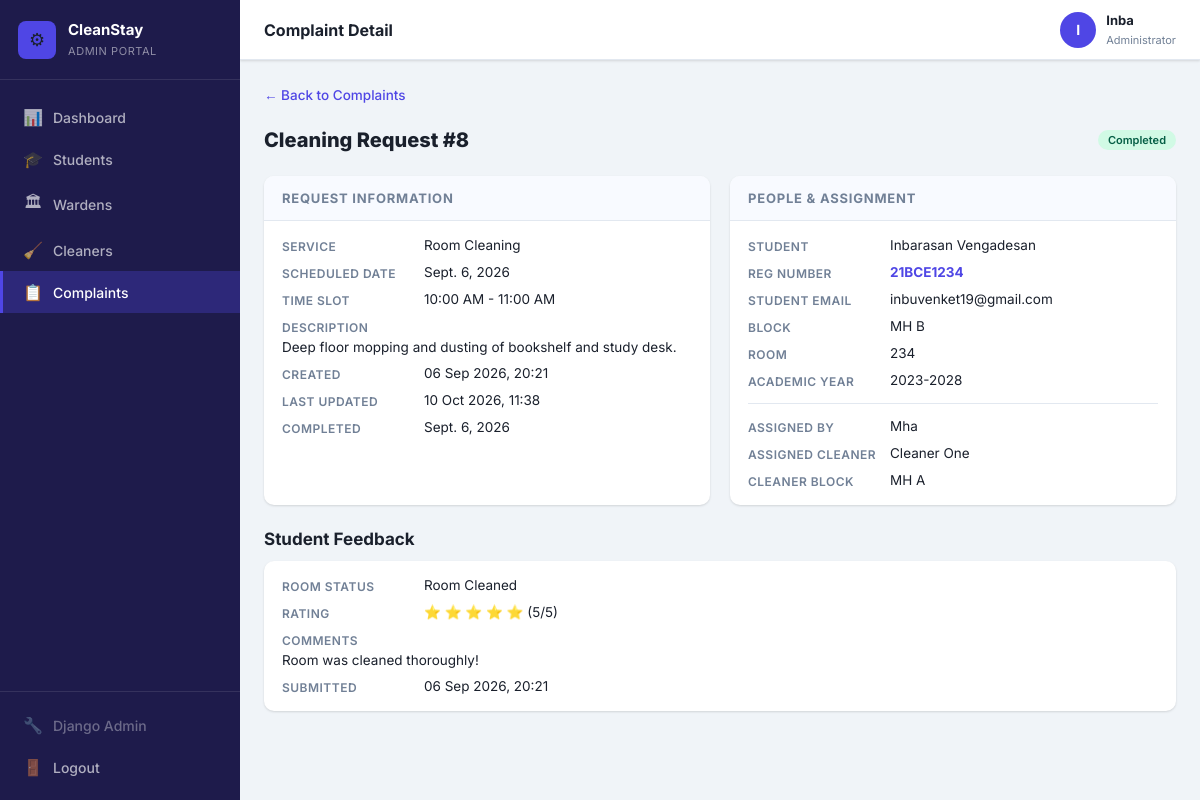
The app's page /portal/complaints/8/ (signed in) with its own data.
### accounts/models.py (models this page shows, shortened)
class User(AbstractUser):
    username = None
    ROLE_CHOICES = [
        ("student", "Student"),
        ("warden", "Warden"),
        ("cleaner", "Cleaner"),
        ("admin", "Admin"),
    ]
    name = models.CharField(
        max_length=100
    )
    email = models.EmailField(
        unique=True,
        blank=True,
        null=True
    )
    phone = models.CharField(
        max_length=10,
        unique=True,
        blank=True,
        null=True
    )
    role = models.CharField(
        max_length=20,
        choices=ROLE_CHOICES
    )
    USERNAME_FIELD = "email"
    REQUIRED_FIELDS = ["name"]
    objects = UserManager()

### cleaning/models.py (models this page shows, shortened)
class CleaningRequest(models.Model):
    TIME_SLOT_CHOICES = [
        ("09:00-10:00", "9:00 AM - 10:00 AM"),
        ("10:00-11:00", "10:00 AM - 11:00 AM"),
        ("14:00-15:00", "2:00 PM - 3:00 PM"),
        ("16:00-17:00", "4:00 PM - 5:00 PM"),
        ("18:00-19:00", "6:00 PM - 7:00 PM"),
    ]
    CLEANING_TYPE_CHOICES = [
        ("room_cleaning", "Room Cleaning"),
        ("sweeping", "Sweeping"),
        ("mopping", "Mopping"),
        ("dusting", "Dusting"),
        ("full", "Full Room Cleaning"),
    ]
    STATUS_CHOICES = [
        ("pending", "Pending"),
        ("approved", "Approved"),
        ("assigned", "Assigned"),
        ("scheduled", "Scheduled"),
        ("in_progress", "In Progress"),
        ("completed", "Completed"),
        ("confirmed", "Confirmed by Student"),
        ("not_cleaned", "Not Cleaned"),
        ("cancelled", "Cancelled"),
        ("rejected", "Rejected"),
    ]
    student = models.ForeignKey(
        StudentProfile,
        on_delete=models.CASCADE,
        related_name="cleaning_requests",
    )
    room = models.ForeignKey(
        "students.Room",
        on_delete=models.PROTECT,
        related_name="cleaning_requests",
        null=True,
        blank=True,
    )
    hostel_allocation = models.ForeignKey(
        HostelAllocation,
        on_delete=models.PROTECT,
        related_name="cleaning_requests",
    )
    cleaning_date = models.DateField()
    time_slot = models.CharField(
        max_length=20,
        choices=TIME_SLOT_CHOICES,
    )
    cleaning_type = models.CharField(
        max_length=20,
        choices=CLEANING_TYPE_CHOICES,
        default="room_cleaning",
    )
    description = models.TextField(
        blank=True,
        help_text="Description of what needs to be cleaned in the room.",
    )
    remarks = models.TextField(
        blank=True,
        help_text="Any special instructions for the cleaner (optional).",
    )
    warden_notes = models.TextField(
        blank=True,
        help_text="Internal notes added by the warden.",
    )
    status = models.CharField(
        max_length=20,
        choices=STATUS_CHOICES,
        default="pending",
    )
    assigned_cleaner = models.ForeignKey(
        CleanerProfile,
        on_delete=models.SET_NULL,
        null=True,
        blank=True,
        related_name="assigned_requests",
    )
    assigned_by = models.ForeignKey(
        WardenProfile,
        on_delete=models.SET_NULL,
        null=True,
        blank=True,
        related_name="assigned_requests",
    )
    completion_date = models.DateField(
        null=True,
        blank=True,
    )
    created_at = models.DateTimeField(auto_now_add=True)
    updated_at = models.DateTimeField(auto_now=True)
    class Meta:
        ordering = ["-created_at"]
        constraints = [
            models.UniqueConstraint(
                fields=["room"],
                condition=models.Q(status__in=ACTIVE_STATUSES),
                name="unique_active_cleaning_request_per_room",
            )
        ]
    @property
    def get_description(self):
        return self.description.strip() if self.description else (self.remarks.strip() if self.remarks else "Room cleaning requested")

class Feedback(models.Model):
    ROOM_STATUS_CHOICES = [
        ("cleaned", "Room Cleaned"),
        ("not_cleaned", "Room Not Cleaned"),
    ]
    cleaning_request = models.OneToOneField(
        CleaningRequest,
        on_delete=models.CASCADE,
        related_name="feedback",
    )
    room_status = models.CharField(
        max_length=20,
        choices=ROOM_STATUS_CHOICES,
    )
    rating = models.PositiveSmallIntegerField(
        null=True,
        blank=True,
    )
    comments = models.TextField(blank=True)
    created_at = models.DateTimeField(auto_now_add=True)

### students/models.py (models this page shows, shortened)
class StudentProfile(models.Model):
    user = models.OneToOneField(
        settings.AUTH_USER_MODEL,
        on_delete=models.CASCADE,
        related_name="student_profile"
    )
    registration_number = models.CharField(
        max_length=20,
        blank=True,
        default="",
        help_text="Student Registration Number (e.g. 21BCE1234)"
    )
    def get_registration_number(self):
        if self.registration_number:
            return self.registration_number.strip().upper()

class HostelAllocation(models.Model):
    student = models.ForeignKey(
        StudentProfile,
        on_delete=models.CASCADE,
        related_name="allocations"
    )
    room = models.ForeignKey(
        Room,
        on_delete=models.CASCADE,
        related_name="allocations",
        null=True,
        blank=True
    )
    hostel_name = models.CharField(
        max_length=100,
        default="VIT Men's Hostel"
    )
    block = models.CharField(
        max_length=20,
        choices=HOSTEL_BLOCK_CHOICES
    )
    room_number = models.CharField(
        max_length=10
    )
    academic_year = models.CharField(
        max_length=20
    )
    is_current = models.BooleanField(
        default=True
    )
    created_at = models.DateTimeField(
        auto_now_add=True
    )
    class Meta:
        ordering = [
            "-is_current",
            "-created_at"
        ]

### wardens/models.py (models this page shows, shortened)
class WardenProfile(models.Model):
    user = models.OneToOneField(
        settings.AUTH_USER_MODEL,
        on_delete=models.CASCADE,
        related_name="warden_profile"
    )
    employee_id = models.CharField(max_length=20, unique=True)
    phone_number = models.CharField(max_length=15, blank=True)
    assigned_block = models.CharField(max_length=20, blank=True)

### cleaners/models.py (models this page shows, shortened)
class CleanerProfile(models.Model):
    user = models.OneToOneField(
        settings.AUTH_USER_MODEL,
        on_delete=models.CASCADE,
        related_name="cleaner_profile"
    )
    employee_id = models.CharField(max_length=20, unique=True)
    phone_number = models.CharField(max_length=15, blank=True)
    assigned_block = models.CharField(max_length=20, blank=True)
    is_available = models.BooleanField(default=True)

### portal/views.py (the view)
    @login_required
    def wrapper(request, *args, **kwargs):
        if getattr(request.user, "role", None) != "admin":
            return HttpResponseForbidden(
                "This page is accessible to administrators only."
            )
        return view_fn(request, *args, **kwargs)

### portal/views.py (called while the page is built)
def admin_required(view_fn):
    @login_required
    def wrapper(request, *args, **kwargs):
        if getattr(request.user, "role", None) != "admin":
            return HttpResponseForbidden(
                "This page is accessible to administrators only."
            )
        return view_fn(request, *args, **kwargs)
    wrapper.__name__ = view_fn.__name__
    return wrapper

@admin_required
def portal_complaint_detail(request, request_id):
    complaint = get_object_or_404(
        CleaningRequest.objects.select_related(
            "student__user",
            "hostel_allocation",
            "assigned_cleaner__user",
            "assigned_by__user",
        ),
        pk=request_id,
    )
    feedback = getattr(complaint, "feedback", None)
    context = {
        "complaint": complaint,
        "feedback": feedback,
    }
    return render(request, "portal/complaint_detail.html", context)

### templates/portal/complaint_detail.html (shortened to what this page needs)
{% extends "portal/base.html" %}
{% block page_title %}Complaint Detail{% endblock %}
{% block nav_complaints %}active{% endblock %}
{% block content %}
<div class="portal-page">
    <div class="back-link"><a href="{% url 'portal:portal_complaints' %}">← Back to Complaints</a></div>
    <div class="complaint-header-bar">
        <h2>Cleaning Request #{{ complaint.pk }}</h2>
        <span class="badge badge-{{ complaint.status }}">{{ complaint.get_status_display }}</span>
    </div>
    <div class="detail-grid">
        <div class="detail-card">
            <div class="detail-card-header">Request Information</div>
            <div class="detail-body">
                <div class="detail-row"><label>Service</label><span>Room Cleaning</span></div>
                <div class="detail-row"><label>Scheduled Date</label><span>{{ complaint.cleaning_date }}</span></div>
                <div class="detail-row"><label>Time Slot</label><span>{{ complaint.get_time_slot_display }}</span></div>
                {% if complaint.get_description %}
                <div class="detail-row detail-row-block"><label>Description</label><span>{{ complaint.get_description }}</span></div>
                {% endif %}
                <div class="detail-row"><label>Created</label><span>{{ complaint.created_at|date:"d M Y, H:i" }}</span></div>
                <div class="detail-row"><label>Last Updated</label><span>{{ complaint.updated_at|date:"d M Y, H:i" }}</span></div>
                {% if complaint.completion_date %}
                <div class="detail-row"><label>Completed</label><span>{{ complaint.completion_date }}</span></div>
                {% endif %}
            </div>
        </div>
        <div class="detail-card">
            <div class="detail-card-header">People &amp; Assignment</div>
            <div class="detail-body">
                <div class="detail-row"><label>Student</label><span>{{ complaint.student.user.name }}</span></div>
                <div class="detail-row"><label>Reg Number</label><span style="color:#4f46e5;font-weight:700;">{{ complaint.student.get_registration_number }}</span></div>
                <div class="detail-row"><label>Student Email</label><span>{{ complaint.student.user.email }}</span></div>
                <div class="detail-row"><label>Block</label><span>{{ complaint.hostel_allocation.block }}</span></div>
                <div class="detail-row"><label>Room</label><span>{{ complaint.hostel_allocation.room_number }}</span></div>
                <div class="detail-row"><label>Academic Year</label><span>{{ complaint.hostel_allocation.academic_year }}</span></div>
                <hr class="detail-divider">
                {% if complaint.assigned_by %}
                <div class="detail-row"><label>Assigned By</label><span>{{ complaint.assigned_by.user.name }}</span></div>
                {% endif %}
                {% if complaint.assigned_cleaner %}
                <div class="detail-row"><label>Assigned Cleaner</label><span>{{ complaint.assigned_cleaner.user.name }}</span></div>
                <div class="detail-row"><label>Cleaner Block</label><span>{{ complaint.assigned_cleaner.assigned_block }}</span></div>
                {% else %}
                <div class="detail-row"><label>Assigned Cleaner</label><span class="text-muted">Not yet assigned</span></div>
                {% endif %}
            </div>
        </div>
    </div>
    {% if feedback %}
    <div class="portal-section">
        <div class="section-header"><h2>Student Feedback</h2></div>
        <div class="detail-card">
            <div class="detail-body">
                <div class="detail-row"><label>Room Status</label><span>{{ feedback.get_room_status_display }}</span></div>
                {% if feedback.rating %}
                <div class="detail-row"><label>Rating</label>
                    <span>
                        {% for i in "12345" %}
                            {% if forloop.counter <= feedback.rating %}⭐{% else %}☆{% endif %}
                        {% endfor %}
                        ({{ feedback.rating }}/5)
                    </span>
                </div>
                {% endif %}
                {% if feedback.comments %}
                <div class="detail-row detail-row-block"><label>Comments</label><span>{{ feedback.comments }}</span></div>
                {% endif %}
                <div class="detail-row"><label>Submitted</label><span>{{ feedback.created_at|date:"d M Y, H:i" }}</span></div>
            </div>
        </div>
    </div>
    {% endif %}
</div>
{% endblock %}

### templates/portal/base.html (shortened to what this page needs)
{% load static %}
<!DOCTYPE html>
<html lang="en">
<head>
    <link rel="stylesheet" href="{% static 'css/portal.css' %}">
</head>
<body class="portal-body">
<aside class="portal-sidebar" id="portalSidebar">
    <div class="sidebar-brand">
        <div class="sidebar-brand-icon">⚙</div>
        <div class="sidebar-brand-text">
            <strong>CleanStay</strong>
            <span>Admin Portal</span>
        </div>
    </div>
    <nav class="sidebar-nav">
        <a href="{% url 'portal:portal_dashboard' %}" class="sidebar-link {% block nav_dashboard %}{% endblock %}">
            <span class="sidebar-icon">📊</span> Dashboard
        </a>
        <a href="{% url 'portal:portal_students' %}" class="sidebar-link {% block nav_students %}{% endblock %}">
            <span class="sidebar-icon">🎓</span> Students
        </a>
        <a href="{% url 'portal:portal_wardens' %}" class="sidebar-link {% block nav_wardens %}{% endblock %}">
            <span class="sidebar-icon">🏛</span> Wardens
        </a>
        <a href="{% url 'portal:portal_cleaners' %}" class="sidebar-link {% block nav_cleaners %}{% endblock %}">
            <span class="sidebar-icon">🧹</span> Cleaners
        </a>
        <a href="{% url 'portal:portal_complaints' %}" class="sidebar-link {% block nav_complaints %}{% endblock %}">
            <span class="sidebar-icon">📋</span> Complaints
        </a>
    </nav>
    <div class="sidebar-footer">
        <a href="/admin/" class="sidebar-link sidebar-link-muted" target="_blank">
            <span class="sidebar-icon">🔧</span> Django Admin
        </a>
        <a href="{% url 'logout' %}" class="sidebar-link sidebar-link-danger">
            <span class="sidebar-icon">🚪</span> Logout
        </a>
    </div>
</aside>
<div class="portal-main">
    <header class="portal-topbar">
        <div class="topbar-title">{% block page_title %}Dashboard{% endblock %}</div>
        <div class="topbar-user">
            <div class="topbar-avatar">{{ request.user.name|first|upper }}</div>
            <div class="topbar-user-info">
                <strong>{{ request.user.name|default:"Admin" }}</strong>
                <span>Administrator</span>
            </div>
        </div>
    </header>
    <main class="portal-content">
        {% block content %}{% endblock %}
    </main>
</div>
</body>
</html>

### records on screen
User: user.name|first "I", user.name "Inba"
CleaningRequest: pk "8", status "Completed", cleaning_date "Sept. 6, 2026", time_slot "10:00 AM - 11:00 AM", get_description "Deep floor mopping and dusting of bookshelf and study desk.", created_at "06 Sep 2026, 20:21", updated_at "10 Oct 2026, 11:38", completion_date "Sept. 6, 2026", student.user.name "Inbarasan Vengadesan", student.get_registration_number "21BCE1234", student.user.email "inbuvenket19@gmail.com", hostel_allocation.block "MH B", hostel_allocation.room_number "234", hostel_allocation.academic_year "2023-2028", assigned_by.user.name "Mha", assigned_cleaner.user.name "Cleaner One", assigned_cleaner.assigned_block "MH A"
Feedback: room_status "Room Cleaned", rating "5", comments "Room was cleaned thoroughly!", created_at "06 Sep 2026, 20:21"
